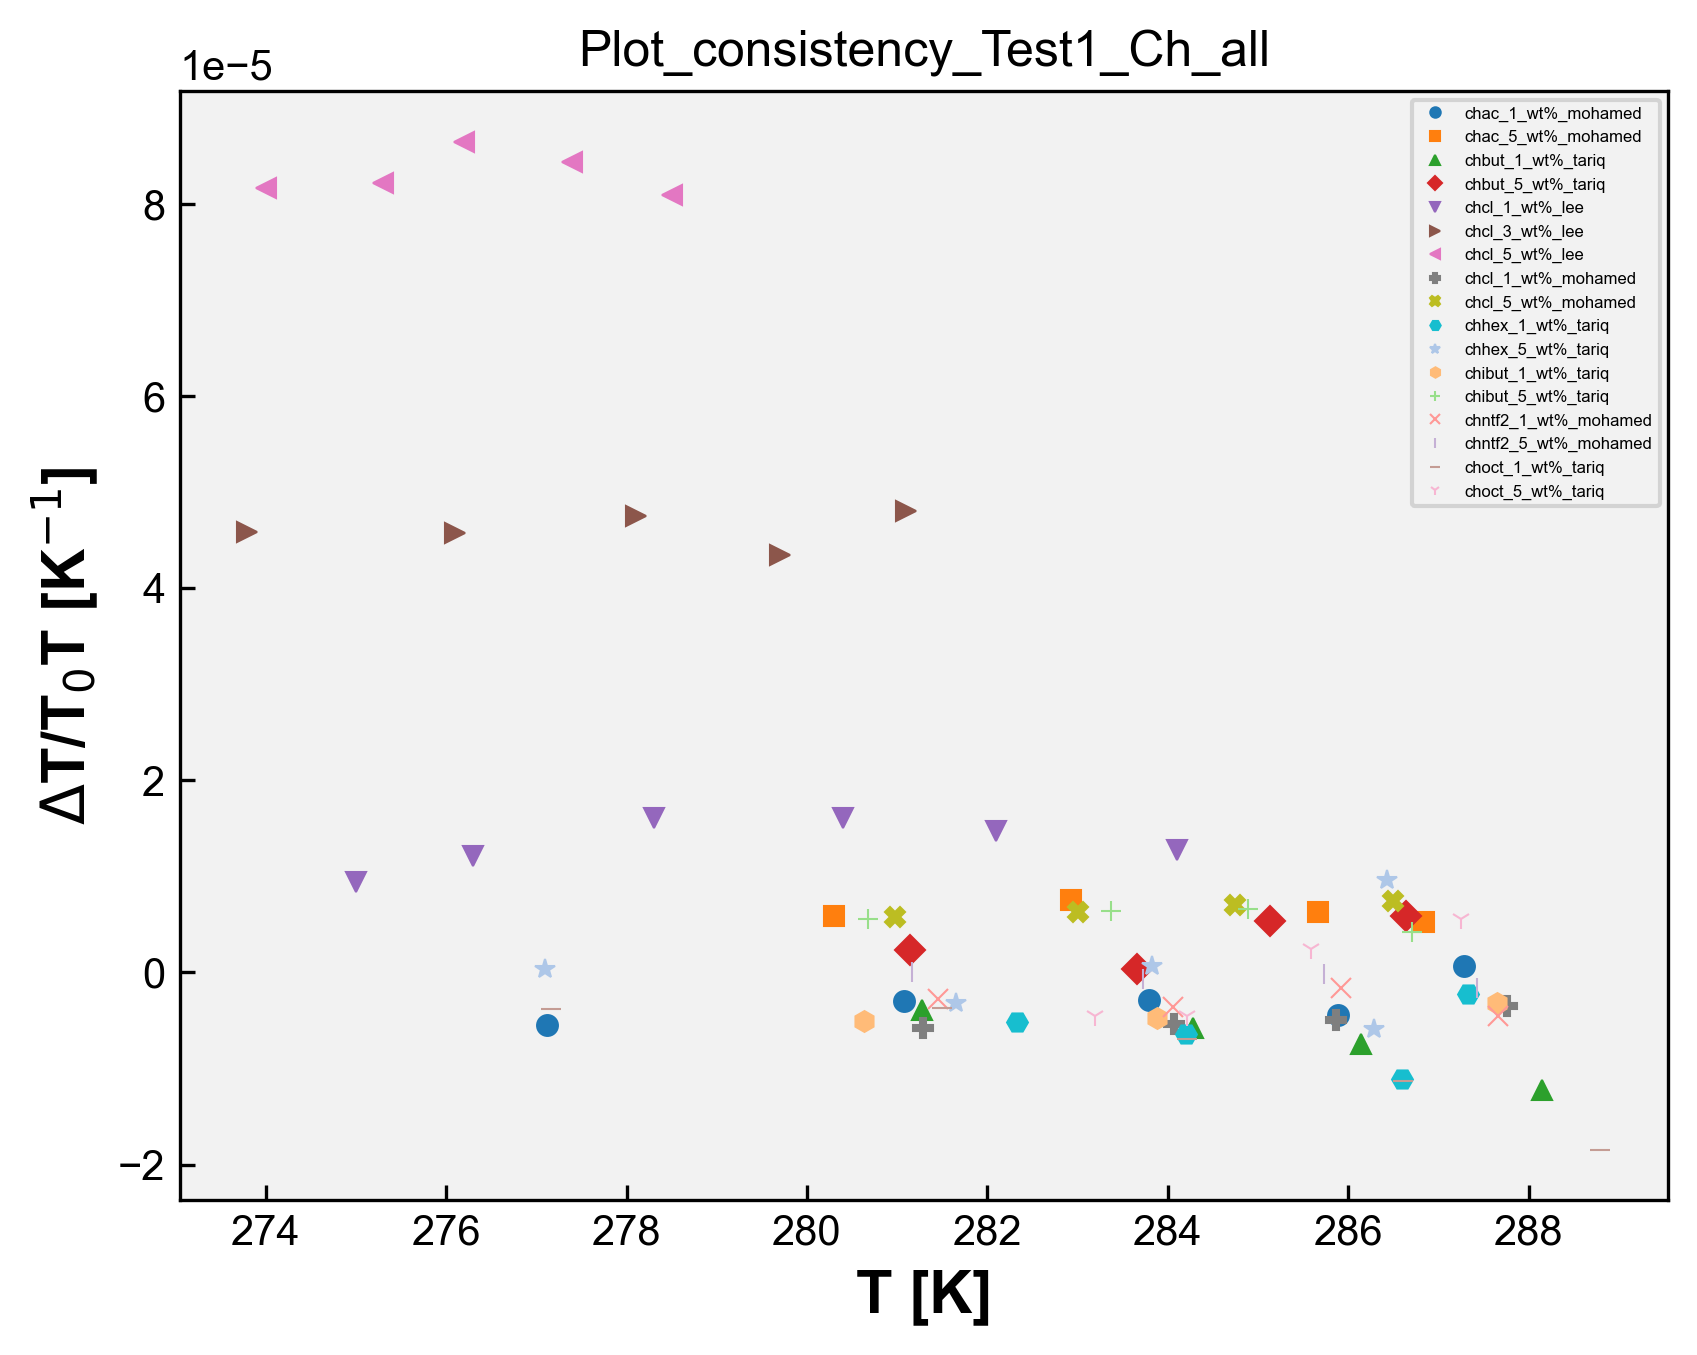

Recreate this plot in Python.
# Plot_consistency - Ch
import matplotlib.pyplot as plt
import matplotlib
from matplotlib.font_manager import FontProperties
import pandas as pd
import numpy as np
import openpyxl
import os

matplotlib.rcParams['font.family'] = "Arial" # change the default font # mudança da fonte
matplotlib.rcParams['xtick.direction'] = 'in' # change the ticks direction # mudança da direção dos marcadores ao longo dos eixos de um gráfico que indicam valores específicos
matplotlib.rcParams['ytick.direction'] = 'in'
font = FontProperties() # cria uma instância de propriedades de fontes, tamanho, estilo e família
font.set_family('sans-serif') # 'serif', 'sans-serif', 'cursive', 'fantasy', or 'monospace' # família da fonte
font.set_name('Arial') # nome da fonte
font.set_weight('bold') # 'ultralight', 'light', 'normal', 'regular', 'book', 'medium', 'roman', 'semibold', 'demibold', 'demi', 'bold', 'heavy', 'extra bold', 'black' # peso da fonte
font.set_style('normal') #'normal', 'italic' or 'oblique' # estilo da fonte, negrito, itálico, normal, etc
font.set_size('x-large') # xx-small', 'x-small', 'small', 'medium', 'large', 'x-large', 'xx-large' # tamanho da fonte
plt.rcParams['figure.dpi'] = 300 # resolução padrão para as figuras exibidas na tela
plt.rcParams['savefig.dpi'] = 300 # resolução padrão para as figuras salvas em arquivos PNG, PDF ou SVG
opt = {'fillstyle':'full','markersize':5,'markeredgewidth':0.5} # aparência dos marcadores, fillstyle: full - estilo de preenchimento markersize: 5 - tamanho do marcador markeredgewidth: 0.5 largura da borda do marcador
plt.rcParams['figure.facecolor'] = (1.0,1.0,1.0,0.0) # cor de fundo da figura como transparente
plt.rcParams['axes.facecolor'] = '0.95' # cor de fundo dos eixos como uma tonalidade de cinza claro
#plt.rcParams['figure.figsize'] = (4,4) # tamanho da figura padrão em polegadas


caminho_arquivo = 'Ch.xlsx' # caminho do arquivo de DMA
wb = openpyxl.load_workbook(caminho_arquivo) # ler dados de abas individuais do arquivo Excel sem abrir e fechar repetidamente, mantém aberto. Mais eficiente se você precisa ler dados de várias abas do arquivo. Lista com os nomes de todas as abas do arquivo Excel.
# load_workbook é a função usada para carregar o arquvio Excel

dados_coluna_D_array = [] # matriz para guardar os dados da coluna C de todas as sheet
dados_coluna_K_array = [] # matriz para guardar os dados da coluna I de todas as sheet

nomes_abas = []

for i in wb.sheetnames: # para i dentro da lista wb com os nomes de todas as abas
    nome_aba = wb[i] # obtém o nome da aba na posição i na lista wb, que contém os nomes de todas as abas
    nome_aba_split = nome_aba.title.split("_") # nome_aba é o nome completo da aba. nome_aba.title converte o nome da aba para o formato de título. split("_ ") divide o nome da aba em duas partes usando o caractere "_ "
    if len(nome_aba_split) > 2: # se o nome da aba contiver mais de duas partes
        nome_aba_split.insert(2, "wt%") # insere wt% entre a segunda e a terceira partes do nome da aba
        nome_aba_final = "_".join(nome_aba_split) # junta as partes do nome da aba de volta com "_"
        print('nome_aba_final', nome_aba_final)
        nomes_abas.append(nome_aba_final) # adiciona o nome modificado _a lista de nomes das abas
    else:
        nomes_abas.append(nome_aba.title) # nome da aba não tiver mais de duas partes, adiciona o nome completo da aba à lista nomes_abas (usada na legenda)

    dados_coluna_D = [] # abre uma lista para os dados da coluna C da sheet
    dados_coluna_K = [] # abre uma lista para os dados da coluna I da sheet

    for j in nome_aba.iter_rows(min_row=2, values_only=True): # iter_rows: permite iterar sobre as linhas dessa aba # min_row=2: especifica a primeira linha a ser considerada, nesse caso, começa na segunda linha, pois a primeira linha geralmente contém os cabeçalhos das colunas # values_only=True: indica que queremos obter apenas os valores das células, sem incluir informações adicionais como formatação, fórmulas ou estilos.
        dados_coluna_D.append(j[3])
        dados_coluna_K.append(j[10])

    dados_coluna_D_array.append(dados_coluna_D)
    dados_coluna_K_array.append(dados_coluna_K)

print('dados_C', dados_coluna_D_array)
print('dados_I', dados_coluna_K_array)

# Plotagem dos dados:

symbols = ['o', 's', '^', 'D', 'v', '>', '<', 'P', 'X', 'H', '*', 'h', '+', 'x', '|', '_', '1', '2', '3', '4', 'p', ',', '.', '8', 'p', 'd', 'D', '|', '_', '$...$']
# Exemplos de símbolos

# Vetor de cores
colors = ['#1f77b4', '#ff7f0e', '#2ca02c', '#d62728', '#9467bd', '#8c564b', '#e377c2', '#7f7f7f', '#bcbd22', '#17becf',  '#aec7e8',  '#ffbb78', '#98df8a', '#ff9896', '#c5b0d5', '#c49c94',  '#f7b6d2', '#c7c7c7',  '#dbdb8d',  '#9edae5',  '#393b79',  '#5254a3', '#6b6ecf',  '#9c9ede',  '#637939',  '#8ca252',  '#b5cf6b', '#cedb9c',  '#8c6d31',  '#bd9e39',  '#e7ba52',  '#e7cb94',  '#843c39', '#ad494a', '#d6616b',  '#e7969c',  '#7b4173', '#a55194',  '#ce6dbd',  '#de9ed6']

for i in range(len(dados_coluna_D_array)):
    x = dados_coluna_D_array[i]
    y = dados_coluna_K_array[i]
    print('x', x)
    print('y', y)
    symbol=symbols[i]
    color=colors[i]
    plt.plot(x, y, marker=symbol, markersize=opt['markersize'], markeredgewidth=opt['markeredgewidth'], fillstyle=opt['fillstyle'], color=color, linestyle='none')

plt.legend(nomes_abas, loc='upper right', fontsize=4, markerscale=0.5)
plt.xlabel('T [K]',fontproperties=font)
plt.ylabel('$\Delta$T/T$_0$T [K$^{-1}$]',fontproperties=font)
#plt.legend(loc="upper left")
# teste
nome_arquivo_python = os.path.basename(__file__) # obter o nome do arquivo python atual
nome_arquivo_sem_extensao = os.path.splitext(nome_arquivo_python)[0] # obter o nome do arquivo sem extensão # [0] vai acessar o primeiro elemento da tupla retornado por path.splitext

plt.title(nome_arquivo_sem_extensao)

plt.savefig(f'{nome_arquivo_sem_extensao}.png',format='png',bbox_inches='tight',
                dpi=300,transparent=False)
plt.show()
